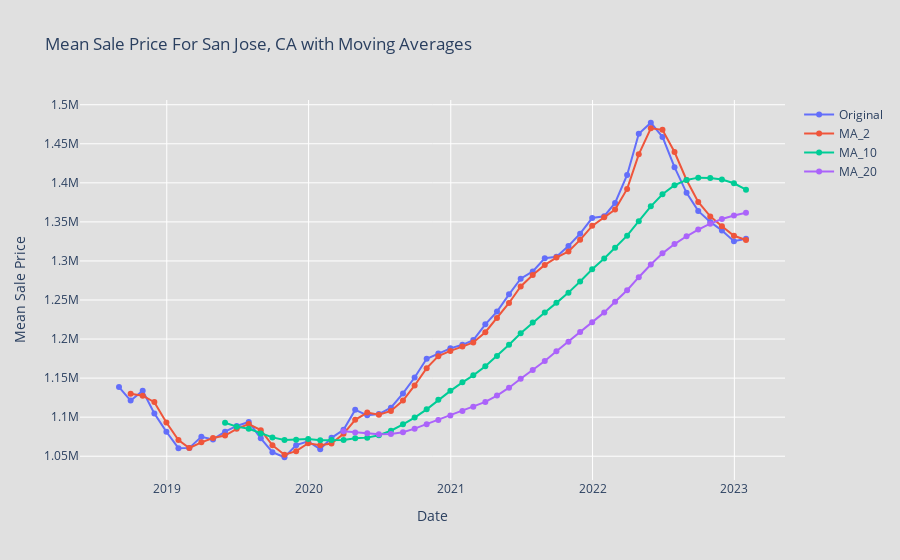

The notebook cell saved with this chart:
### Code cell
# Calculate Moving Averages
windows = [2, 10, 20]  # Example window sizes: small, medium, large
for window in windows:
    df_filtered2[f'MA_{window}'] = df_filtered2['Mean Sale Price'].rolling(window=window).mean()

# Visualization using Plotly
fig = go.Figure()

# Plotting original data
fig.add_trace(go.Scatter(x=df_filtered2['date'], y=df_filtered2['Mean Sale Price'], 
                         mode='lines+markers', name='Original'))

# Plotting Moving Averages
for window in windows:
    fig.add_trace(go.Scatter(x=df_filtered2['date'], y=df_filtered2[f'MA_{window}'],
                             mode='lines+markers', name=f'MA_{window}'))

fig.update_layout(
    title='Mean Sale Price For San Jose, CA with Moving Averages',
    xaxis_title='Date',
    yaxis_title='Mean Sale Price',
    template='plotly',
    plot_bgcolor='#E0E0E0',
    paper_bgcolor='#E0E0E0'
)
fig.show()
